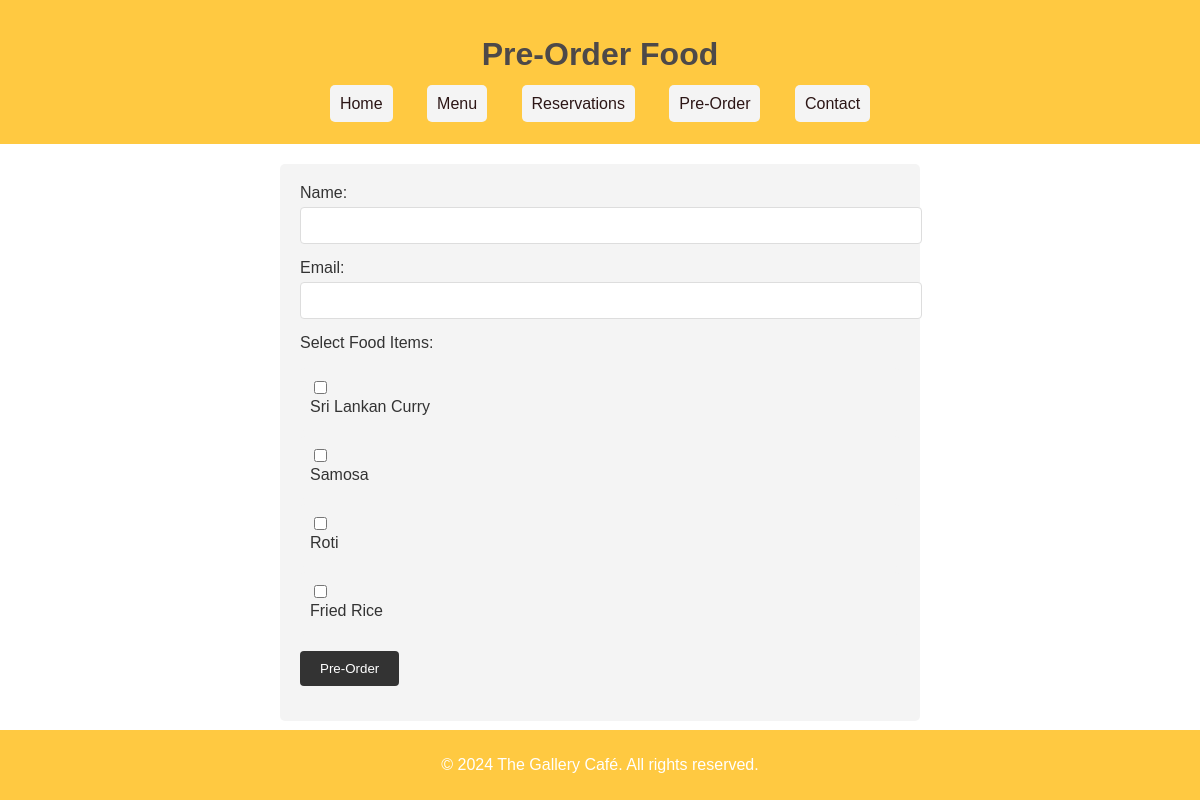
The app's page /pre-order.php with its own data.
### tables this page shows
CREATE TABLE `food_items` (
  `id` int(11) NOT NULL,
  `name` varchar(255) NOT NULL,
  `description` text DEFAULT NULL,
  `price` decimal(10,2) NOT NULL,
  `category` varchar(50) DEFAULT NULL,
  `image_url` varchar(255) DEFAULT NULL,
  `is_active` tinyint(1) DEFAULT 1
);

### pre-order.php (the view, shortened to what this page needs)
<?php
include('Admin/db_connect.php');
$food_result = $conn->query("SELECT * FROM food_items");
$customer_name = $customer_email = $order_items = "";
?>
<!DOCTYPE html>
<html lang="en">
<head>
    <link rel="stylesheet" href="styles.css">
</head>
<body>
    <header>
        <h1>Pre-Order Food</h1>
        <nav>
            <ul>
                <li><a href="index.php">Home</a></li>
                <li><a href="menu.php">Menu</a></li>
                <li><a href="reservations.php">Reservations</a></li>
                <li><a href="pre_order.php">Pre-Order</a></li>
                <li><a href="contact.php">Contact</a></li>
            </ul>
        </nav>
    </header>
    <main>
        <form action="pre_order.php" method="POST">
            <div>
                <label for="customer_name">Name:</label>
                <input type="text" id="customer_name" name="customer_name" value="<?php echo htmlspecialchars($customer_name); ?>">
            </div>
            <div>
                <label for="customer_email">Email:</label>
                <input type="email" id="customer_email" name="customer_email" value="<?php echo htmlspecialchars($customer_email); ?>">
            </div>
            <div>
                <label for="order_items">Select Food Items:</label>
                <?php if ($food_result && $food_result->num_rows > 0): ?>
                    <ul>
                        <?php while ($food = $food_result->fetch_assoc()): ?>
                            <li>
                                <input type="checkbox" id="food_<?php echo $food['id']; ?>" name="order_items[]" value="<?php echo $food['name']; ?>">
                                <label for="food_<?php echo $food['id']; ?>"><?php echo htmlspecialchars($food['name']); ?></label>
                            </li>
                        <?php endwhile; ?>
                    </ul>
                <?php else: ?>
                    <p>No food items available.</p>
                <?php endif; ?>
            </div>
            <div>
                <button type="submit">Pre-Order</button>
            </div>
        </form>
    </main>
    <footer>
        <p>&copy; <?php echo date('Y'); ?> The Gallery Café. All rights reserved.</p>
    </footer>
</body>
</html>

### styles.css (style rules this page uses)
body { font-family: Arial, sans-serif; margin: 0; padding: 0; }
header { background-color: #ffc941; color: #dbbbbb; padding: 15px 0; text-align: center; }
nav ul { list-style: none; padding: 0; }
nav ul li { display: inline; margin: 0 15px; }
nav ul li a { color: #2c1616; text-decoration: none; }
main { padding: 20px; }
footer { background-color: #ffc941; color: #fff; text-align: center; padding: 10px 0; position: fixed; width: 100%; bottom: 0; }
h1, h2 { color: #4d4949; }
ul { list-style: none; padding: 0; }
ul li { background-color: #f4f4f4; margin: 5px 0; padding: 10px; border-radius: 5px; }
form { max-width: 600px; margin: 0 auto; padding: 20px; background-color: #f4f4f4; border-radius: 5px; }
form div { margin-bottom: 15px; }
label { display: block; margin-bottom: 5px; color: #333; }
input[type="text"], input[type="email"], input[type="date"], input[type="time"] { width: 100%; padding: 10px; border: 1px solid #ddd; border-radius: 4px; }
button[type="submit"] { background-color: #333; color: #fff; padding: 10px 20px; border: none; border-radius: 4px; cursor: pointer; }

### records on screen
food_items: name "Sri Lankan Curry"
food_items: name "Samosa"
food_items: name "Roti"
food_items: name "Fried Rice"
